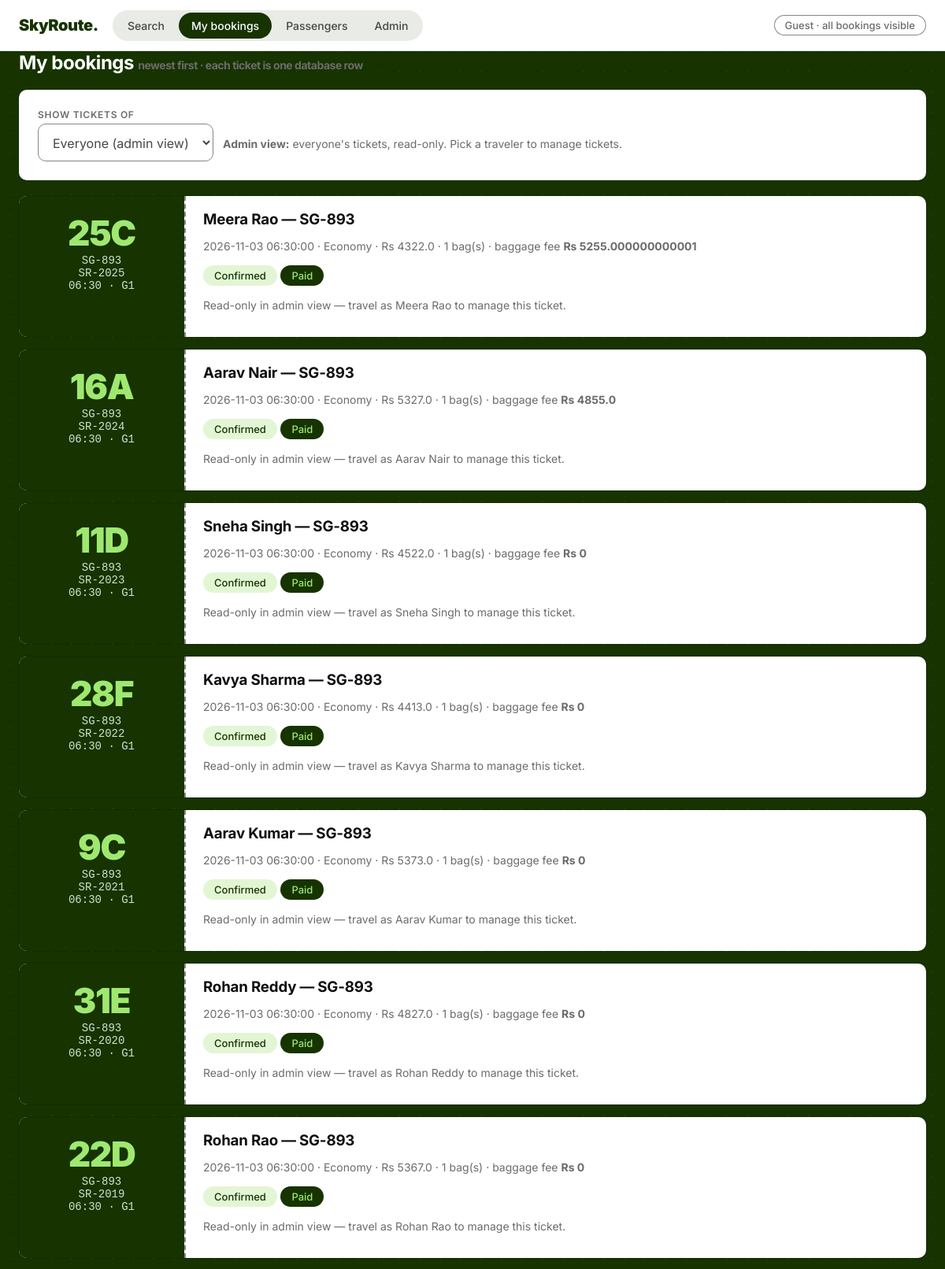
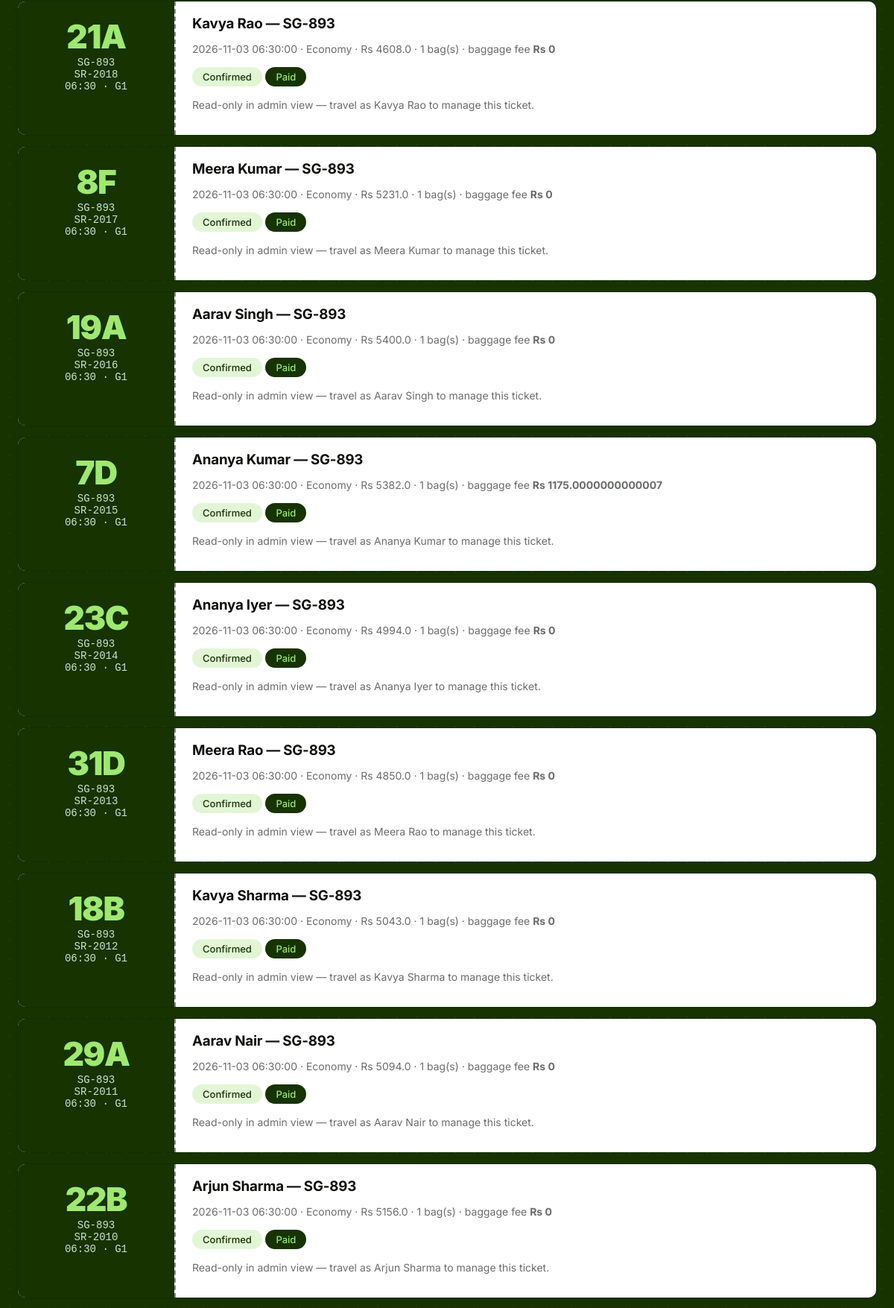
Page /bookings?pax=0 (upper part) on the committed database (2 pictures, top to bottom).
### tables this page shows
CREATE TABLE Payments (
  payment_id    INTEGER PRIMARY KEY AUTOINCREMENT,
  booking_id    INTEGER NOT NULL UNIQUE REFERENCES Bookings (booking_id)
                ON DELETE CASCADE ON UPDATE CASCADE,
  amount        REAL NOT NULL CHECK (amount >= 0),
  pay_method    TEXT NOT NULL,
  pay_status    TEXT NOT NULL DEFAULT 'Pending'
                CHECK (pay_status IN ('Pending','Paid','Failed','Refunded')),
  txn_reference TEXT UNIQUE,
  paid_at       TEXT
);

CREATE TABLE Bookings (
  booking_id   INTEGER PRIMARY KEY AUTOINCREMENT,
  passenger_id INTEGER NOT NULL REFERENCES Passengers (passenger_id)
               ON DELETE CASCADE ON UPDATE CASCADE,
  departure_id INTEGER NOT NULL REFERENCES Departures (departure_id)
               ON DELETE CASCADE ON UPDATE CASCADE,
  seat_number  TEXT NOT NULL,
  travel_class TEXT NOT NULL DEFAULT 'Economy'
               CHECK (travel_class IN ('Economy','Premium Economy','Business','First')),
  price        REAL NOT NULL CHECK (price >= 0),
  booking_status TEXT NOT NULL DEFAULT 'Confirmed'
               CHECK (booking_status IN ('Pending','Confirmed','Cancelled','Refunded')),
  booked_at    TEXT NOT NULL DEFAULT (datetime('now')),
  UNIQUE (departure_id, seat_number)
);

CREATE TABLE Flights (
  flight_id            INTEGER PRIMARY KEY AUTOINCREMENT,
  flight_number        TEXT NOT NULL,
  airline_id           INTEGER NOT NULL REFERENCES Airlines (airline_id)
                       ON DELETE CASCADE ON UPDATE CASCADE,
  departure_airport_id INTEGER NOT NULL REFERENCES Airports (airport_id)
                       ON DELETE RESTRICT ON UPDATE CASCADE,
  arrival_airport_id   INTEGER NOT NULL REFERENCES Airports (airport_id)
                       ON DELETE RESTRICT ON UPDATE CASCADE,
  sched_departure      TEXT NOT NULL,
  sched_arrival        TEXT NOT NULL,
  flight_status        TEXT NOT NULL DEFAULT 'Active'
                       CHECK (flight_status IN ('Active','Suspended')),
  UNIQUE (flight_number),
  CHECK (departure_airport_id <> arrival_airport_id)
);

CREATE TABLE Departures (
  departure_id        INTEGER PRIMARY KEY AUTOINCREMENT,
  flight_id           INTEGER NOT NULL REFERENCES Flights (flight_id)
                      ON DELETE CASCADE ON UPDATE CASCADE,
  scheduled_departure TEXT NOT NULL,
  scheduled_arrival   TEXT NOT NULL,
  departure_status    TEXT NOT NULL DEFAULT 'Scheduled'
                      CHECK (departure_status IN
                        ('Scheduled','Boarding','Departed','Arrived','Delayed','Cancelled')),
  aircraft_id INTEGER REFERENCES Aircraft (aircraft_id)
              ON DELETE SET NULL ON UPDATE CASCADE,
  gate_id     INTEGER REFERENCES Gates (gate_id)
              ON DELETE SET NULL ON UPDATE CASCADE,
  UNIQUE (flight_id, scheduled_departure),
  CHECK (scheduled_arrival > scheduled_departure)
);

CREATE TABLE Gates (
  gate_id     INTEGER PRIMARY KEY AUTOINCREMENT,
  terminal_id INTEGER NOT NULL REFERENCES Terminals (terminal_id)
              ON DELETE CASCADE ON UPDATE CASCADE,
  gate_number TEXT NOT NULL,
  gate_status TEXT NOT NULL DEFAULT 'Open'
              CHECK (gate_status IN ('Open','Closed','Maintenance')),
  UNIQUE (terminal_id, gate_number)
);

CREATE TABLE Passengers (
  passenger_id    INTEGER PRIMARY KEY AUTOINCREMENT,
  first_name      TEXT NOT NULL,
  last_name       TEXT NOT NULL,
  passport_number TEXT,
  nationality     TEXT NOT NULL DEFAULT 'India',
  phone           TEXT NOT NULL,
  email           TEXT NOT NULL,
  UNIQUE (passport_number),
  UNIQUE (email)
);

### app.py (the view)
@app.route("/bookings")
def bookings():
    db = get_db()
    pick = request.args.get("pax")
    if pick is not None:
        session.pop("pax_id", None)
        if pick.isdigit() and int(pick) > 0:
            session["pax_id"] = int(pick)
    pax_id = session.get("pax_id")
    if pax_id is None and pick is None:
        travelers = db.execute(
            "SELECT passenger_id, first_name, last_name FROM Passengers ORDER BY passenger_id LIMIT 120").fetchall()
        return render_template("bookings.html", rows=[], travelers=travelers,
                               me=None, pax_id=None, gated=True)
    where, args = "", []
    if pax_id:
        where, args = "WHERE b.passenger_id = ?", [pax_id]
    rows = db.execute(
        f"""SELECT b.*, p.first_name, p.last_name, f.flight_number, d.scheduled_departure,
                  g.gate_number, pay.pay_status,
                  (SELECT COUNT(*) FROM Baggage WHERE booking_id = b.booking_id) AS bags,
                  COALESCE((SELECT SUM(MAX(weight_kg - 20, 0)) * 500 FROM Baggage
                            WHERE booking_id = b.booking_id), 0) AS fee,
                  (SELECT boarding_status FROM Check_Ins WHERE booking_id = b.booking_id) AS boarding
           FROM Bookings b
           JOIN Passengers p ON b.passenger_id = p.passenger_id
           JOIN Departures d ON b.departure_id = d.departure_id
           JOIN Flights f ON d.flight_id = f.flight_id
           LEFT JOIN Gates g ON d.gate_id = g.gate_id
           LEFT JOIN Payments pay ON b.booking_id = pay.booking_id
           {where}
           ORDER BY b.booking_id DESC LIMIT 100""", args).fetchall()
    travelers = db.execute(
        "SELECT passenger_id, first_name, last_name FROM Passengers ORDER BY passenger_id LIMIT 120").fetchall()
    me = None
    if pax_id:
        me = db.execute("SELECT first_name, last_name FROM Passengers WHERE passenger_id = ?",
                        (pax_id,)).fetchone()
    return render_template("bookings.html", rows=rows, travelers=travelers,
                           me=me, pax_id=pax_id, gated=False)

### app.py (called while the page is built)
def get_db():
    if "db" not in g:
        g.db = sqlite3.connect(DB)
        g.db.row_factory = sqlite3.Row
        g.db.execute("PRAGMA foreign_keys = ON")
    return g.db

@app.context_processor
def traveler():
    me = None
    pid = session.get("pax_id")
    if pid:
        me = get_db().execute(
            "SELECT first_name, last_name FROM Passengers WHERE passenger_id = ?",
            (pid,)).fetchone()
    return {"traveler": me}

### templates/bookings.html (shortened to what this page needs)
{% extends "base.html" %}{% set page='bookings' %}{% block body %}
<h2>My bookings <span class="mut">newest first · each ticket is one database row</span></h2>
{% if gated %}
<div class="card" style="text-align:center;padding:48px 24px">
<h2>Who's traveling?</h2>
<p class="mut">Tickets belong to travelers. Pick who you are first — then you'll see
only your tickets, and only yours can be changed. Nothing of anyone else's is shown.</p>
<form method="get" action="/bookings" style="display:flex;gap:10px;justify-content:center;flex-wrap:wrap">
<select name="pax" style="max-width:320px">{% for t in travelers %}
<option value="{{ t.passenger_id }}">{{ t.first_name }} {{ t.last_name }}</option>
{% endfor %}</select>
<button>Show my tickets</button></form>
<p class="mut">Staff? <a href="/bookings?pax=0">Open the admin view (everyone)</a></p>
</div>
{% else %}
<div class="card" style="display:flex;gap:12px;align-items:end;flex-wrap:wrap">
<form method="get" action="/bookings" style="display:flex;gap:10px;align-items:end">
<div class="field" style="max-width:300px"><label>Show tickets of</label>
<select name="pax" onchange="this.form.submit()">
<option value="0">Everyone (admin view)</option>
</select></div>
<noscript><button>Apply</button></noscript></form>
{% if me %}<p class="mut">Filtered to <b>{{ me.first_name }} {{ me.last_name }}</b> — nobody else's tickets are shown or touchable. <a href="/bookings?pax=0">Show everyone</a></p>
{% else %}<p class="mut"><b>Admin view:</b> everyone's tickets, read-only. Pick a traveler to manage tickets.</p>{% endif %}
</div>
{% for b in rows %}
<article class="ticket">
<div class="stub">
<div class="seat">{{ b.seat_number }}</div>
<div class="fl">{{ b.flight_number }}</div>
<div class="fl">SR-{{ 1000 + b.booking_id }}</div>
<div class="fl">{{ b.scheduled_departure[11:16] }} · {{ b.gate_number or "—" }}</div>
</div>
<div class="tbody">
<h3>{{ b.first_name }} {{ b.last_name }} — {{ b.flight_number }}</h3>
<p class="mut">{{ b.scheduled_departure }} · {{ b.travel_class }} · Rs {{ b.price }} ·
{{ b.bags }} bag(s) · baggage fee <b>Rs {{ b.fee }}</b></p>
<p><span class="tag {{ 'ok' if b.booking_status=='Confirmed' else 'dim' }}">{{ b.booking_status }}</span>
<span class="tag {{ 'dark' if b.pay_status=='Paid' else 'warn' }}">{{ b.pay_status }}</span>
{% if b.boarding %}<span class="tag ok">{{ b.boarding }}</span>{% endif %}</p>
{% if pax_id %}
<div class="actions">
<form class="inline" action="/bookings/{{ b.booking_id }}/edit" method="post">
<input name="seat" value="{{ b.seat_number }}" title="New seat" style="width:64px">
<select name="travel_class" style="width:150px">{% for c in ['Economy','Premium Economy','Business','First'] %}
<option {% if c==b.travel_class %}selected{% endif %}>{{ c }}</option>{% endfor %}</select>
<input name="price" value="{{ b.price }}" title="New price" style="width:90px">
<button class="ghost">Save</button></form>
<form class="inline" action="/baggage/{{ b.booking_id }}" method="post">
<input name="weight" placeholder="bag kg" required style="width:80px"><button class="ghost">+ Bag</button></form>
<form class="inline" action="/payment/{{ b.booking_id }}/pay" method="post"><button class="ghost">Mark paid</button></form>
<form class="inline" action="/checkin/{{ b.booking_id }}" method="post"><button class="ghost">Check in</button></form>
<form class="inline" action="/bookings/{{ b.booking_id }}/cancel" method="post"><button class="ghost">Cancel</button></form>
<form class="inline" action="/bookings/{{ b.booking_id }}/delete" method="post"
onsubmit="return confirm('Delete booking SR-{{ 1000 + b.booking_id }} and its bags, payment and check-in?')"><button class="danger">Delete</button></form>
</div>
{% else %}
<p class="mut">Read-only in admin view — travel as {{ b.first_name }} {{ b.last_name }} to manage this ticket.</p>
{% endif %}
</div></article>
{% else %}<div class="card"><p>No bookings yet. <a href="/">Search a flight and pick a seat.</a></p></div>
{% endfor %}
{% endif %}{% endblock %}

### templates/base.html (style rules this page uses)
:root { --forest:#163300;--lime:#9fe870;--spruce:#054d28;--mist:#e2f6d5; --fog:#e8ebe6;--paper:#fff;--char:#454745;--obsidian:#0e0f0c; --pebble:#868685;--slate:#6a6c6a;--red:#cb272f;--line:#dfe4dc }
* { box-sizing:border-box }
body { font-family:'Inter',"Segoe UI",Arial,sans-serif;margin:0; background:var(--forest);color:var(--char);font-size:16px;-webkit-font-smoothing:antialiased; background-image:radial-gradient(rgba(159,232,112,.06) 1px,transparent 1.1px); background-size:26px 26px }
main>.wrap>h2 { color:#fff }
.field { display:flex;flex-direction:column;gap:4px;flex:1;min-width:150px }
.field label { font-size:12px;font-weight:600;color:var(--slate); text-transform:uppercase;letter-spacing:.06em }
select,input { font:inherit;padding:12px 14px;border:1px solid var(--pebble); border-radius:10px;background:var(--paper);color:var(--char);width:100% }
.card { background:var(--paper);border-radius:10px;padding:24px;margin:20px 0; box-shadow:rgba(14,15,12,.12) 0 0 0 1px;animation:rise .5s ease both }
.card:nth-child(2) { animation-delay:.06s }
h2 { color:var(--obsidian);letter-spacing:-.02em;margin:0 0 6px }
.mut { color:var(--slate);font-size:14px }
.tag { display:inline-block;border-radius:9999px;padding:5px 14px;font-size:13px;font-weight:500 }
.tag.ok { background:var(--mist);color:var(--forest) }
.tag.dark { background:var(--forest);color:var(--lime) }
.ticket { background:var(--paper);border-radius:10px;display:grid; grid-template-columns:210px 1fr;box-shadow:rgba(14,15,12,.12) 0 0 0 1px; margin:16px 0;overflow:hidden;animation:rise .5s ease both }
.stub { background:var(--forest);color:#fff;padding:20px;text-align:center }
.stub .seat { font-size:44px;font-weight:900;letter-spacing:-.03em;color:var(--lime) }
.stub .fl { font-family:Consolas,monospace;font-size:14px;color:#cfe3c8 }
.tbody { padding:18px 22px;border-left:2px dashed var(--pebble);position:relative }
.tbody h3 { margin:0 0 4px;color:var(--obsidian);letter-spacing:-.01em }

### rows in the picture
Payments: seat_number "25C", flight_number "SG-893", booking_id "2025", scheduled_departure "06:30", gate_number "G1", first_name "Meera", last_name "Rao", scheduled_departure "2026-11-03 06:30:00", travel_class "Economy", price "4322.0", bags "1", fee "5255.000000000001", booking_status "Confirmed", pay_status "Paid"
Payments: seat_number "16A", flight_number "SG-893", booking_id "2024", scheduled_departure "06:30", gate_number "G1", first_name "Aarav", last_name "Nair", scheduled_departure "2026-11-03 06:30:00", travel_class "Economy", price "5327.0", bags "1", fee "4855.0", booking_status "Confirmed", pay_status "Paid"
Payments: seat_number "11D", flight_number "SG-893", booking_id "2023", scheduled_departure "06:30", gate_number "G1", first_name "Sneha", last_name "Singh", scheduled_departure "2026-11-03 06:30:00", travel_class "Economy", price "4522.0", bags "1", fee "0", booking_status "Confirmed", pay_status "Paid"
Payments: seat_number "28F", flight_number "SG-893", booking_id "2022", scheduled_departure "06:30", gate_number "G1", first_name "Kavya", last_name "Sharma", scheduled_departure "2026-11-03 06:30:00", travel_class "Economy", price "4413.0", bags "1", fee "0", booking_status "Confirmed", pay_status "Paid"
Payments: seat_number "9C", flight_number "SG-893", booking_id "2021", scheduled_departure "06:30", gate_number "G1", first_name "Aarav", last_name "Kumar", scheduled_departure "2026-11-03 06:30:00", travel_class "Economy", price "5373.0", bags "1", fee "0", booking_status "Confirmed", pay_status "Paid"
Payments: seat_number "31E", flight_number "SG-893", booking_id "2020", scheduled_departure "06:30", gate_number "G1", first_name "Rohan", last_name "Reddy", scheduled_departure "2026-11-03 06:30:00", travel_class "Economy", price "4827.0", bags "1", fee "0", booking_status "Confirmed", pay_status "Paid"
Payments: seat_number "22D", flight_number "SG-893", booking_id "2019", scheduled_departure "06:30", gate_number "G1", first_name "Rohan", last_name "Rao", scheduled_departure "2026-11-03 06:30:00", travel_class "Economy", price "5367.0", bags "1", fee "0", booking_status "Confirmed", pay_status "Paid"
Payments: seat_number "21A", flight_number "SG-893", booking_id "2018", scheduled_departure "06:30", gate_number "G1", first_name "Kavya", last_name "Rao", scheduled_departure "2026-11-03 06:30:00", travel_class "Economy", price "4608.0", bags "1", fee "0", booking_status "Confirmed", pay_status "Paid"
Payments: seat_number "8F", flight_number "SG-893", booking_id "2017", scheduled_departure "06:30", gate_number "G1", first_name "Meera", last_name "Kumar", scheduled_departure "2026-11-03 06:30:00", travel_class "Economy", price "5231.0", bags "1", fee "0", booking_status "Confirmed", pay_status "Paid"
Payments: seat_number "19A", flight_number "SG-893", booking_id "2016", scheduled_departure "06:30", gate_number "G1", first_name "Aarav", last_name "Singh", scheduled_departure "2026-11-03 06:30:00", travel_class "Economy", price "5400.0", bags "1", fee "0", booking_status "Confirmed", pay_status "Paid"
Payments: seat_number "7D", flight_number "SG-893", booking_id "2015", scheduled_departure "06:30", gate_number "G1", first_name "Ananya", last_name "Kumar", scheduled_departure "2026-11-03 06:30:00", travel_class "Economy", price "5382.0", bags "1", fee "1175.0000000000007", booking_status "Confirmed", pay_status "Paid"
Payments: seat_number "23C", flight_number "SG-893", booking_id "2014", scheduled_departure "06:30", gate_number "G1", first_name "Ananya", last_name "Iyer", scheduled_departure "2026-11-03 06:30:00", travel_class "Economy", price "4994.0", bags "1", fee "0", booking_status "Confirmed", pay_status "Paid"
Payments: seat_number "31D", flight_number "SG-893", booking_id "2013", scheduled_departure "06:30", gate_number "G1", first_name "Meera", last_name "Rao", scheduled_departure "2026-11-03 06:30:00", travel_class "Economy", price "4850.0", bags "1", fee "0", booking_status "Confirmed", pay_status "Paid"
Payments: seat_number "18B", flight_number "SG-893", booking_id "2012", scheduled_departure "06:30", gate_number "G1", first_name "Kavya", last_name "Sharma", scheduled_departure "2026-11-03 06:30:00", travel_class "Economy", price "5043.0", bags "1", fee "0", booking_status "Confirmed", pay_status "Paid"
Payments: seat_number "29A", flight_number "SG-893", booking_id "2011", scheduled_departure "06:30", gate_number "G1", first_name "Aarav", last_name "Nair", scheduled_departure "2026-11-03 06:30:00", travel_class "Economy", price "5094.0", bags "1", fee "0", booking_status "Confirmed", pay_status "Paid"
Payments: seat_number "22B", flight_number "SG-893", booking_id "2010", scheduled_departure "06:30", gate_number "G1", first_name "Arjun", last_name "Sharma", scheduled_departure "2026-11-03 06:30:00", travel_class "Economy", price "5156.0", bags "1", fee "0", booking_status "Confirmed", pay_status "Paid"
